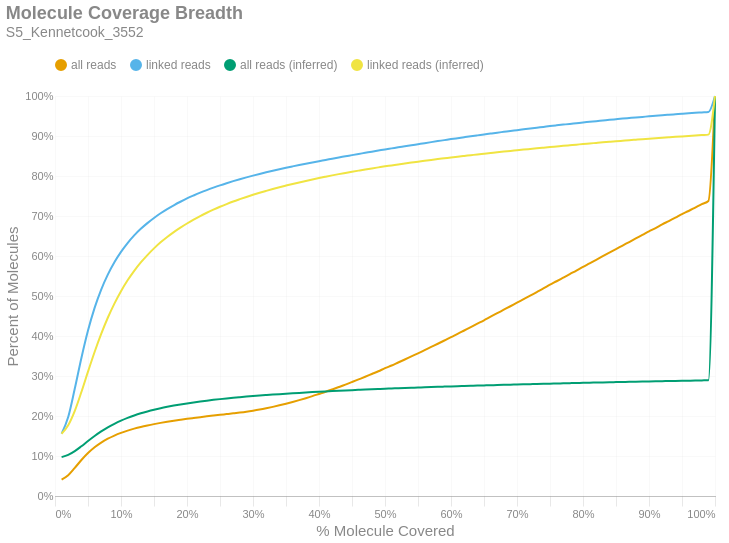

The notebook cell this image was saved under:
### Markdown cell above
### Molecule Read Coverage
This chart shows molecule coverage breadth as computed by the number of bases aligned to that molecule. In other words, "*how much of each unique long molecule is actually sequenced/aligned?*" Keep in mind there is a distinction between sequences and alignments, since some sequences belonging to a particular molecule may not align well and wouldn't appear in the alignment data. This chart also shows molecule coverage breadth as computed by the *inferred fragment* from which the aligned sequences originate. Unlike read coverage, this calculation takes into account the total insert size, including unsequenced gaps between the forward and reverse reads. Like the previous figures, these are cumulative percents.

### Code cell
if SKIPLR:
    print_html(f"Skipped")
else:
    binned_df = consolidated_hist(valids['coverage_bp'], mask, 0.01, True)
    binned_df_inf = consolidated_hist(valids['coverage_inserts'], mask, 0.01, True)
    binned_df = binned_df.with_columns(pl.lit(binned_df_inf['all reads (cumsum)']).alias('all reads (inferred)'))
    binned_df = binned_df.with_columns(pl.lit(binned_df_inf['linked reads (cumsum)']).alias('linked reads (inferred)'))
    binned_df = binned_df.with_columns(
        (pl.col('bin').cast(pl.Float64) + 0.01).alias('right_edge')
    )

    with SafeRender(binned_df):
        (
            density_plot(binned_df, 'Molecule Coverage Breadth', samplename, 'molcov', ['all reads (inferred)','linked reads (inferred)'])
            .encode(
                #x=alt.X('bin:Q', title="% Molecule Covered").axis(format = '%').scale(padding=0),
                x=alt.X('right_edge:Q', title="% Molecule Covered").axis(format='%').scale(padding=0),
                y=alt.Y('value:Q', title='Percent of Molecules')
                    .axis(format='%')
                    .stack(False)
                    .scale(domainMin=0, padding=0),
                color=alt.Color("key:N").scale(domain = ["all reads", "linked reads", "all reads (inferred)", "linked reads (inferred)"]),
                tooltip = [
                    alt.Tooltip("key:N", title = "Data Type"),
                    alt.Tooltip("range_label:N", title="% Molecule Covered"),
                    alt.Tooltip("value:Q", format = ".2%", title="% Molecules")
                ]
            )
        ).display()

### Figure 1 — Vega-Lite specification as saved in the notebook (floating-point values rounded to 4 significant figures)
{"width": "container", "height": 400, "config": {"title": {"anchor": "start", "dy": -15, "fontSize": 18, "color": "#888888", "subtitleColor": "#888888", "subtitleFontSize": 14}, "arc": {"fill": "#0072B2"}, "axis": {"domainColor": "#888888", "domainWidth": 0.5, "gridWidth": 0.2, "grid": false, "titleFontWeight": 400, "titleFontSize": 15, "labelFontSize": 11, "labelColor": "#888888", "tickColor": "#888888", "tickWidth": 0.2, "titleColor": "#888888"}, "axisBand": {"grid": false}, "axisX": {"grid": true, "tickSize": 10, "domainCap": "round"}, "axisY": {"domain": false, "grid": true, "tickSize": 0, "domainCap": "round"}, "background": "transparent", "header": {"labelFontSize": 15, "labelColor": "#888888", "titleFontSize": 15, "titleFontWeight": 600, "titleColor": "#888888"}, "legend": {"labelFont": "sans-serif", "labelFontSize": 12, "labelColor": "#888888", "symbolSize": 100, "symbolType": "circle", "titleFontSize": 12, "titlePadding": 10, "titleColor": "#888888", "title": null, "orient": "top"}, "range": {"category": ["#E69F00", "#56B4E9", "#009E73", "#F0E442", "#0072B2", "#D55E00", "#CC79A7", "#000000"], "diverging": ["#cfe8f3", "#a2d4ec", "#73bfe2", "#46abdb", "#1696d2", "#12719e"]}, "area": {"fill": "#0072B2", "fillOpacity": 0.7, "line": true, "strokeOpacity": 0.7}, "line": {"color": "#0072B2", "stroke": "#0072B2", "strokeWidth": 2}, "trail": {"color": "#0072B2", "stroke": "#0072B2", "strokeWidth": 0, "size": 1}, "point": {"filled": true, "fillOpacity": 1.0, "size": 95}, "text": {"color": "#888888", "fontSize": 11, "align": "right", "fontWeight": 400, "size": 11}, "bar": {"fill": "#0072B2", "stroke": null}, "view": {"stroke": null, "continuousWidth": 660, "continuousHeight": 400}}, "data": {"name": "data-53802821cccb9c518166cae0707a5c7e"}, "mark": {"type": "line", "interpolate": "monotone", "point": {"opacity": 0, "size": 275}}, "encoding": {"color": {"field": "key", "scale": {"domain": ["all reads", "linked reads", "all reads (inferred)", "linked reads (inferred)"]}, "type": "nominal"}, "tooltip": [{"field": "key", "title": "Data Type", "type": "nominal"}, {"field": "range_label", "title": "% Molecule Covered", "type": "nominal"}, {"field": "value", "format": ".2%", "title": "% Molecules", "type": "quantitative"}], "x": {"axis": {"format": "%"}, "field": "right_edge", "scale": {"padding": 0}, "title": "% Molecule Covered", "type": "quantitative"}, "y": {"axis": {"format": "%"}, "field": "value", "scale": {"domainMin": 0, "padding": 0}, "stack": false, "title": "Percent of Molecules", "type": "quantitative"}}, "params": [{"name": "param_c36ac31b6afebe62", "select": {"type": "point", "fields": ["key"]}, "bind": "legend"}], "title": {"text": "Molecule Coverage Breadth", "subtitle": "S5_Kennetcook_3552"}, "transform": [{"fold": ["all reads (cumsum)", "linked reads (cumsum)", "all reads (inferred)", "linked reads (inferred)"]}, {"calculate": "replace(datum.key, ' (cumsum)', '')", "as": "key"}, {"filter": {"param": "param_c36ac31b6afebe62"}}], "usermeta": {"embedOptions": {"downloadFileName": "S5_Kennetcook_3552.molcov"}}, "$schema": "https://vega.github.io/schema/vega-lite/v6.1.0.json", "datasets": {"data-53802821cccb9c518166cae0707a5c7e": [{"bin": "0.0", "interval": "0.0-0.01", "all reads": 0.04119, "linked reads": 0.156, "all reads (cumsum)": 0.04119, "linked reads (cumsum)": 0.156, "range_label": "0.0-0.01", "all reads (inferred)": 0.09727, "linked reads (inferred)": 0.1556, "right_edge": 0.01}, {"bin": "0.01", "interval": "0.01-0.02", "all reads": 0.01081, "linked reads": 0.04132, "all reads (cumsum)": 0.052, "linked reads (cumsum)": 0.1973, "range_label": "0.01-0.02", "all reads (inferred)": 0.1029, "linked reads (inferred)": 0.1767, "right_edge": 0.02}, {"bin": "0.02", "interval": "0.02-0.03", "all reads": 0.0183, "linked reads": 0.07127, "all reads (cumsum)": 0.0703, "linked reads (cumsum)": 0.2686, "range_label": "0.02-0.03", "all reads (inferred)": 0.1123, "linked reads (inferred)": 0.2127, "right_edge": 0.03}, {"bin": "0.03", "interval": "0.03-0.04", "all reads": 0.01961, "linked reads": 0.07662, "all reads (cumsum)": 0.08991, "linked reads (cumsum)": 0.3452, "range_label": "0.03-0.04", "all reads (inferred)": 0.1244, "linked reads (inferred)": 0.2599, "right_edge": 0.04}, {"bin": "0.04", "interval": "0.04-0.05", "all reads": 0.0175, "linked reads": 0.06856, "all reads (cumsum)": 0.1074, "linked reads (cumsum)": 0.4137, "range_label": "0.04-0.05", "all reads (inferred)": 0.1374, "linked reads (inferred)": 0.3109, "right_edge": 0.05}, {"bin": "0.05", "interval": "0.05-0.06", "all reads": 0.01445, "linked reads": 0.05654, "all reads (cumsum)": 0.1219, "linked reads (cumsum)": 0.4703, "range_label": "0.05-0.06", "all reads (inferred)": 0.1499, "linked reads (inferred)": 0.36, "right_edge": 0.06}, {"bin": "0.06", "interval": "0.06-0.07", "all reads": 0.01172, "linked reads": 0.04583, "all reads (cumsum)": 0.1336, "linked reads (cumsum)": 0.5161, "range_label": "0.06-0.07", "all reads (inferred)": 0.1614, "linked reads (inferred)": 0.4052, "right_edge": 0.07}, {"bin": "0.07", "interval": "0.07-0.08", "all reads": 0.009579, "linked reads": 0.03743, "all reads (cumsum)": 0.1432, "linked reads (cumsum)": 0.5535, "range_label": "0.07-0.08", "all reads (inferred)": 0.1716, "linked reads (inferred)": 0.4456, "right_edge": 0.08}, {"bin": "0.08", "interval": "0.08-0.09", "all reads": 0.00793, "linked reads": 0.03093, "all reads (cumsum)": 0.1511, "linked reads (cumsum)": 0.5845, "range_label": "0.08-0.09", "all reads (inferred)": 0.1806, "linked reads (inferred)": 0.481, "right_edge": 0.09}, {"bin": "0.09", "interval": "0.09-0.1", "all reads": 0.006668, "linked reads": 0.02591, "all reads (cumsum)": 0.1578, "linked reads (cumsum)": 0.6104, "range_label": "0.09-0.1", "all reads (inferred)": 0.1885, "linked reads (inferred)": 0.5121, "right_edge": 0.1}, {"bin": "0.1", "interval": "0.1-0.11", "all reads": 0.005655, "linked reads": 0.02195, "all reads (cumsum)": 0.1634, "linked reads (cumsum)": 0.6323, "range_label": "0.1-0.11", "all reads (inferred)": 0.1954, "linked reads (inferred)": 0.5392, "right_edge": 0.11}, {"bin": "0.11", "interval": "0.11-0.12", "all reads": 0.004934, "linked reads": 0.01909, "all reads (cumsum)": 0.1683, "linked reads (cumsum)": 0.6514, "range_label": "0.11-0.12", "all reads (inferred)": 0.2014, "linked reads (inferred)": 0.5628, "right_edge": 0.12}, {"bin": "0.12", "interval": "0.12-0.13", "all reads": 0.00427, "linked reads": 0.01648, "all reads (cumsum)": 0.1726, "linked reads (cumsum)": 0.6679, "range_label": "0.12-0.13", "all reads (inferred)": 0.2067, "linked reads (inferred)": 0.5838, "right_edge": 0.13}, {"bin": "0.13", "interval": "0.13-0.14", "all reads": 0.003726, "linked reads": 0.01431, "all reads (cumsum)": 0.1763, "linked reads (cumsum)": 0.6822, "range_label": "0.13-0.14", "all reads (inferred)": 0.2114, "linked reads (inferred)": 0.6023, "right_edge": 0.14}, {"bin": "0.14", "interval": "0.14-0.15", "all reads": 0.003388, "linked reads": 0.0129, "all reads (cumsum)": 0.1797, "linked reads (cumsum)": 0.6951, "range_label": "0.14-0.15", "all reads (inferred)": 0.2156, "linked reads (inferred)": 0.619, "right_edge": 0.15}, {"bin": "0.15", "interval": "0.15-0.16", "all reads": 0.003084, "linked reads": 0.01168, "all reads (cumsum)": 0.1828, "linked reads (cumsum)": 0.7068, "range_label": "0.15-0.16", "all reads (inferred)": 0.2195, "linked reads (inferred)": 0.6341, "right_edge": 0.16}, {"bin": "0.16", "interval": "0.16-0.17", "all reads": 0.002818, "linked reads": 0.01055, "all reads (cumsum)": 0.1856, "linked reads (cumsum)": 0.7173, "range_label": "0.16-0.17", "all reads (inferred)": 0.2229, "linked reads (inferred)": 0.6475, "right_edge": 0.17}, {"bin": "0.17", "interval": "0.17-0.18", "all reads": 0.00256, "linked reads": 0.009469, "all reads (cumsum)": 0.1882, "linked reads (cumsum)": 0.7268, "range_label": "0.17-0.18", "all reads (inferred)": 0.226, "linked reads (inferred)": 0.6598, "right_edge": 0.18}, {"bin": "0.18", "interval": "0.18-0.19", "all reads": 0.002423, "linked reads": 0.008795, "all reads (cumsum)": 0.1906, "linked reads (cumsum)": 0.7356, "range_label": "0.18-0.19", "all reads (inferred)": 0.2289, "linked reads (inferred)": 0.6709, "right_edge": 0.19}, {"bin": "0.19", "interval": "0.19-0.2", "all reads": 0.00233, "linked reads": 0.008294, "all reads (cumsum)": 0.1929, "linked reads (cumsum)": 0.7439, "range_label": "0.19-0.2", "all reads (inferred)": 0.2315, "linked reads (inferred)": 0.6812, "right_edge": 0.2}, {"bin": "0.2", "interval": "0.2-0.21", "all reads": 0.002127, "linked reads": 0.007413, "all reads (cumsum)": 0.1951, "linked reads (cumsum)": 0.7513, "range_label": "0.2-0.21", "all reads (inferred)": 0.2339, "linked reads (inferred)": 0.6909, "right_edge": 0.21}, {"bin": "0.21", "interval": "0.21-0.22", "all reads": 0.00207, "linked reads": 0.00702, "all reads (cumsum)": 0.1971, "linked reads (cumsum)": 0.7583, "range_label": "0.21-0.22", "all reads (inferred)": 0.2362, "linked reads (inferred)": 0.6999, "right_edge": 0.22}, {"bin": "0.22", "interval": "0.22-0.23", "all reads": 0.001984, "linked reads": 0.006495, "all reads (cumsum)": 0.1991, "linked reads (cumsum)": 0.7648, "range_label": "0.22-0.23", "all reads (inferred)": 0.2384, "linked reads (inferred)": 0.7082, "right_edge": 0.23}, {"bin": "0.23", "interval": "0.23-0.24", "all reads": 0.001907, "linked reads": 0.00607, "all reads (cumsum)": 0.201, "linked reads (cumsum)": 0.7709, "range_label": "0.23-0.24", "all reads (inferred)": 0.2403, "linked reads (inferred)": 0.7159, "right_edge": 0.24}, {"bin": "0.24", "interval": "0.24-0.25", "all reads": 0.001873, "linked reads": 0.005767, "all reads (cumsum)": 0.2029, "linked reads (cumsum)": 0.7767, "range_label": "0.24-0.25", "all reads (inferred)": 0.2422, "linked reads (inferred)": 0.7231, "right_edge": 0.25}, {"bin": "0.25", "interval": "0.25-0.26", "all reads": 0.001833, "linked reads": 0.005401, "all reads (cumsum)": 0.2047, "linked reads (cumsum)": 0.7821, "range_label": "0.25-0.26", "all reads (inferred)": 0.2439, "linked reads (inferred)": 0.7299, "right_edge": 0.26}, {"bin": "0.26", "interval": "0.26-0.27", "all reads": 0.001848, "linked reads": 0.005136, "all reads (cumsum)": 0.2066, "linked reads (cumsum)": 0.7872, "range_label": "0.26-0.27", "all reads (inferred)": 0.2455, "linked reads (inferred)": 0.7362, "right_edge": 0.27}, {"bin": "0.27", "interval": "0.27-0.28", "all reads": 0.001921, "linked reads": 0.004812, "all reads (cumsum)": 0.2085, "linked reads (cumsum)": 0.792, "range_label": "0.27-0.28", "all reads (inferred)": 0.247, "linked reads (inferred)": 0.7421, "right_edge": 0.28}, {"bin": "0.28", "interval": "0.28-0.29", "all reads": 0.002152, "linked reads": 0.004643, "all reads (cumsum)": 0.2107, "linked reads (cumsum)": 0.7966, "range_label": "0.28-0.29", "all reads (inferred)": 0.2485, "linked reads (inferred)": 0.7477, "right_edge": 0.29}, {"bin": "0.29", "interval": "0.29-0.3", "all reads": 0.002541, "linked reads": 0.004353, "all reads (cumsum)": 0.2132, "linked reads (cumsum)": 0.801, "range_label": "0.29-0.3", "all reads (inferred)": 0.2498, "linked reads (inferred)": 0.753, "right_edge": 0.3}, {"bin": "0.3", "interval": "0.3-0.31", "all reads": 0.002855, "linked reads": 0.004197, "all reads (cumsum)": 0.2161, "linked reads (cumsum)": 0.8052, "range_label": "0.3-0.31", "all reads (inferred)": 0.2511, "linked reads (inferred)": 0.7581, "right_edge": 0.31}, {"bin": "0.31", "interval": "0.31-0.32", "all reads": 0.003233, "linked reads": 0.00411, "all reads (cumsum)": 0.2193, "linked reads (cumsum)": 0.8093, "range_label": "0.31-0.32", "all reads (inferred)": 0.2524, "linked reads (inferred)": 0.7628, "right_edge": 0.32}, {"bin": "0.32", "interval": "0.32-0.33", "all reads": 0.003537, "linked reads": 0.003956, "all reads (cumsum)": 0.2228, "linked reads (cumsum)": 0.8133, "range_label": "0.32-0.33", "all reads (inferred)": 0.2535, "linked reads (inferred)": 0.7675, "right_edge": 0.33}, {"bin": "0.33", "interval": "0.33-0.34", "all reads": 0.003817, "linked reads": 0.003793, "all reads (cumsum)": 0.2266, "linked reads (cumsum)": 0.8171, "range_label": "0.33-0.34", "all reads (inferred)": 0.2547, "linked reads (inferred)": 0.7719, "right_edge": 0.34}, {"bin": "0.34", "interval": "0.34-0.35", "all reads": 0.004116, "linked reads": 0.003592, "all reads (cumsum)": 0.2308, "linked reads (cumsum)": 0.8207, "range_label": "0.34-0.35", "all reads (inferred)": 0.2557, "linked reads (inferred)": 0.776, "right_edge": 0.35}, {"bin": "0.35", "interval": "0.35-0.36", "all reads": 0.004375, "linked reads": 0.003432, "all reads (cumsum)": 0.2351, "linked reads (cumsum)": 0.8241, "range_label": "0.35-0.36", "all reads (inferred)": 0.2568, "linked reads (inferred)": 0.7801, "right_edge": 0.36}, {"bin": "0.36", "interval": "0.36-0.37", "all reads": 0.004578, "linked reads": 0.003355, "all reads (cumsum)": 0.2397, "linked reads (cumsum)": 0.8274, "range_label": "0.36-0.37", "all reads (inferred)": 0.2578, "linked reads (inferred)": 0.784, "right_edge": 0.37}, {"bin": "0.37", "interval": "0.37-0.38", "all reads": 0.004854, "linked reads": 0.003312, "all reads (cumsum)": 0.2446, "linked reads (cumsum)": 0.8307, "range_label": "0.37-0.38", "all reads (inferred)": 0.2588, "linked reads (inferred)": 0.7877, "right_edge": 0.38}, {"bin": "0.38", "interval": "0.38-0.39", "all reads": 0.005105, "linked reads": 0.003162, "all reads (cumsum)": 0.2497, "linked reads (cumsum)": 0.8339, "range_label": "0.38-0.39", "all reads (inferred)": 0.2597, "linked reads (inferred)": 0.7914, "right_edge": 0.39}, {"bin": "0.39", "interval": "0.39-0.4", "all reads": 0.005437, "linked reads": 0.003208, "all reads (cumsum)": 0.2551, "linked reads (cumsum)": 0.8371, "range_label": "0.39-0.4", "all reads (inferred)": 0.2606, "linked reads (inferred)": 0.7949, "right_edge": 0.4}, {"bin": "0.4", "interval": "0.4-0.41", "all reads": 0.005454, "linked reads": 0.003023, "all reads (cumsum)": 0.2606, "linked reads (cumsum)": 0.8401, "range_label": "0.4-0.41", "all reads (inferred)": 0.2615, "linked reads (inferred)": 0.7983, "right_edge": 0.41}, {"bin": "0.41", "interval": "0.41-0.42", "all reads": 0.005812, "linked reads": 0.003166, "all reads (cumsum)": 0.2664, "linked reads (cumsum)": 0.8433, "range_label": "0.41-0.42", "all reads (inferred)": 0.2623, "linked reads (inferred)": 0.8015, "right_edge": 0.42}, {"bin": "0.42", "interval": "0.42-0.43", "all reads": 0.005979, "linked reads": 0.003023, "all reads (cumsum)": 0.2724, "linked reads (cumsum)": 0.8463, "range_label": "0.42-0.43", "all reads (inferred)": 0.2631, "linked reads (inferred)": 0.8047, "right_edge": 0.43}, {"bin": "0.43", "interval": "0.43-0.44", "all reads": 0.006099, "linked reads": 0.002877, "all reads (cumsum)": 0.2785, "linked reads (cumsum)": 0.8492, "range_label": "0.43-0.44", "all reads (inferred)": 0.2639, "linked reads (inferred)": 0.8076, "right_edge": 0.44}, {"bin": "0.44", "interval": "0.44-0.45", "all reads": 0.006436, "linked reads": 0.002979, "all reads (cumsum)": 0.2849, "linked reads (cumsum)": 0.8522, "range_label": "0.44-0.45", "all reads (inferred)": 0.2647, "linked reads (inferred)": 0.8106, "right_edge": 0.45}, {"bin": "0.45", "interval": "0.45-0.46", "all reads": 0.00659, "linked reads": 0.002918, "all reads (cumsum)": 0.2915, "linked reads (cumsum)": 0.8551, "range_label": "0.45-0.46", "all reads (inferred)": 0.2654, "linked reads (inferred)": 0.8134, "right_edge": 0.46}, {"bin": "0.46", "interval": "0.46-0.47", "all reads": 0.006606, "linked reads": 0.002836, "all reads (cumsum)": 0.2981, "linked reads (cumsum)": 0.8579, "range_label": "0.46-0.47", "all reads (inferred)": 0.2661, "linked reads (inferred)": 0.8162, "right_edge": 0.47}, {"bin": "0.47", "interval": "0.47-0.48", "all reads": 0.006941, "linked reads": 0.002905, "all reads (cumsum)": 0.305, "linked reads (cumsum)": 0.8608, "range_label": "0.47-0.48", "all reads (inferred)": 0.2668, "linked reads (inferred)": 0.819, "right_edge": 0.48}, {"bin": "0.48", "interval": "0.48-0.49", "all reads": 0.006813, "linked reads": 0.00276, "all reads (cumsum)": 0.3118, "linked reads (cumsum)": 0.8636, "range_label": "0.48-0.49", "all reads (inferred)": 0.2675, "linked reads (inferred)": 0.8216, "right_edge": 0.49}, {"bin": "0.49", "interval": "0.49-0.5", "all reads": 0.007673, "linked reads": 0.002807, "all reads (cumsum)": 0.3195, "linked reads (cumsum)": 0.8664, "range_label": "0.49-0.5", "all reads (inferred)": 0.2682, "linked reads (inferred)": 0.8241, "right_edge": 0.5}, {"bin": "0.5", "interval": "0.5-0.51", "all reads": 0.006717, "linked reads": 0.002631, "all reads (cumsum)": 0.3262, "linked reads (cumsum)": 0.869, "range_label": "0.5-0.51", "all reads (inferred)": 0.2688, "linked reads (inferred)": 0.8265, "right_edge": 0.51}, {"bin": "0.51", "interval": "0.51-0.52", "all reads": 0.007579, "linked reads": 0.002648, "all reads (cumsum)": 0.3338, "linked reads (cumsum)": 0.8717, "range_label": "0.51-0.52", "all reads (inferred)": 0.2695, "linked reads (inferred)": 0.829, "right_edge": 0.52}, {"bin": "0.52", "interval": "0.52-0.53", "all reads": 0.007488, "linked reads": 0.002603, "all reads (cumsum)": 0.3413, "linked reads (cumsum)": 0.8743, "range_label": "0.52-0.53", "all reads (inferred)": 0.2701, "linked reads (inferred)": 0.8313, "right_edge": 0.53}, {"bin": "0.53", "interval": "0.53-0.54", "all reads": 0.007748, "linked reads": 0.002627, "all reads (cumsum)": 0.349, "linked reads (cumsum)": 0.8769, "range_label": "0.53-0.54", "all reads (inferred)": 0.2706, "linked reads (inferred)": 0.8335, "right_edge": 0.54}, {"bin": "0.54", "interval": "0.54-0.55", "all reads": 0.007673, "linked reads": 0.002606, "all reads (cumsum)": 0.3567, "linked reads (cumsum)": 0.8795, "range_label": "0.54-0.55", "all reads (inferred)": 0.2712, "linked reads (inferred)": 0.8357, "right_edge": 0.55}, {"bin": "0.55", "interval": "0.55-0.56", "all reads": 0.007968, "linked reads": 0.002616, "all reads (cumsum)": 0.3647, "linked reads (cumsum)": 0.8821, "range_label": "0.55-0.56", "all reads (inferred)": 0.2718, "linked reads (inferred)": 0.838, "right_edge": 0.56}, {"bin": "0.56", "interval": "0.56-0.57", "all reads": 0.008006, "linked reads": 0.002557, "all reads (cumsum)": 0.3727, "linked reads (cumsum)": 0.8847, "range_label": "0.56-0.57", "all reads (inferred)": 0.2724, "linked reads (inferred)": 0.8402, "right_edge": 0.57}, {"bin": "0.57", "interval": "0.57-0.58", "all reads": 0.007954, "linked reads": 0.002515, "all reads (cumsum)": 0.3806, "linked reads (cumsum)": 0.8872, "range_label": "0.57-0.58", "all reads (inferred)": 0.2729, "linked reads (inferred)": 0.8422, "right_edge": 0.58}, {"bin": "0.58", "interval": "0.58-0.59", "all reads": 0.008127, "linked reads": 0.002492, "all reads (cumsum)": 0.3888, "linked reads (cumsum)": 0.8897, "range_label": "0.58-0.59", "all reads (inferred)": 0.2735, "linked reads (inferred)": 0.8443, "right_edge": 0.59}, {"bin": "0.59", "interval": "0.59-0.6", "all reads": 0.008413, "linked reads": 0.002527, "all reads (cumsum)": 0.3972, "linked reads (cumsum)": 0.8922, "range_label": "0.59-0.6", "all reads (inferred)": 0.274, "linked reads (inferred)": 0.8463, "right_edge": 0.6}, {"bin": "0.6", "interval": "0.6-0.61", "all reads": 0.008052, "linked reads": 0.002372, "all reads (cumsum)": 0.4052, "linked reads (cumsum)": 0.8946, "range_label": "0.6-0.61", "all reads (inferred)": 0.2745, "linked reads (inferred)": 0.8483, "right_edge": 0.61}, {"bin": "0.61", "interval": "0.61-0.62", "all reads": 0.008489, "linked reads": 0.002339, "all reads (cumsum)": 0.4137, "linked reads (cumsum)": 0.8969, "range_label": "0.61-0.62", "all reads (inferred)": 0.275, "linked reads (inferred)": 0.8501, "right_edge": 0.62}, {"bin": "0.62", "interval": "0.62-0.63", "all reads": 0.008462, "linked reads": 0.002323, "all reads (cumsum)": 0.4222, "linked reads (cumsum)": 0.8993, "range_label": "0.62-0.63", "all reads (inferred)": 0.2755, "linked reads (inferred)": 0.852, "right_edge": 0.63}, {"bin": "0.63", "interval": "0.63-0.64", "all reads": 0.00858, "linked reads": 0.002282, "all reads (cumsum)": 0.4308, "linked reads (cumsum)": 0.9016, "range_label": "0.63-0.64", "all reads (inferred)": 0.276, "linked reads (inferred)": 0.8539, "right_edge": 0.64}, {"bin": "0.64", "interval": "0.64-0.65", "all reads": 0.008532, "linked reads": 0.002268, "all reads (cumsum)": 0.4393, "linked reads (cumsum)": 0.9038, "range_label": "0.64-0.65", "all reads (inferred)": 0.2765, "linked reads (inferred)": 0.8557, "right_edge": 0.65}, {"bin": "0.65", "interval": "0.65-0.66", "all reads": 0.008955, "linked reads": 0.002297, "all reads (cumsum)": 0.4483, "linked reads (cumsum)": 0.9061, "range_label": "0.65-0.66", "all reads (inferred)": 0.277, "linked reads (inferred)": 0.8575, "right_edge": 0.66}, {"bin": "0.66", "interval": "0.66-0.67", "all reads": 0.008666, "linked reads": 0.002246, "all reads (cumsum)": 0.4569, "linked reads (cumsum)": 0.9084, "range_label": "0.66-0.67", "all reads (inferred)": 0.2774, "linked reads (inferred)": 0.8593, "right_edge": 0.67}, {"bin": "0.67", "interval": "0.67-0.68", "all reads": 0.00878, "linked reads": 0.002094, "all reads (cumsum)": 0.4657, "linked reads (cumsum)": 0.9105, "range_label": "0.67-0.68", "all reads (inferred)": 0.2779, "linked reads (inferred)": 0.861, "right_edge": 0.68}, {"bin": "0.68", "interval": "0.68-0.69", "all reads": 0.008652, "linked reads": 0.002114, "all reads (cumsum)": 0.4744, "linked reads (cumsum)": 0.9126, "range_label": "0.68-0.69", "all reads (inferred)": 0.2783, "linked reads (inferred)": 0.8627, "right_edge": 0.69}, {"bin": "0.69", "interval": "0.69-0.7", "all reads": 0.008958, "linked reads": 0.002069, "all reads (cumsum)": 0.4833, "linked reads (cumsum)": 0.9146, "range_label": "0.69-0.7", "all reads (inferred)": 0.2788, "linked reads (inferred)": 0.8644, "right_edge": 0.7}, {"bin": "0.7", "interval": "0.7-0.71", "all reads": 0.00876, "linked reads": 0.002098, "all reads (cumsum)": 0.4921, "linked reads (cumsum)": 0.9167, "range_label": "0.7-0.71", "all reads (inferred)": 0.2792, "linked reads (inferred)": 0.8661, "right_edge": 0.71}, {"bin": "0.71", "interval": "0.71-0.72", "all reads": 0.008894, "linked reads": 0.002059, "all reads (cumsum)": 0.501, "linked reads (cumsum)": 0.9188, "range_label": "0.71-0.72", "all reads (inferred)": 0.2796, "linked reads (inferred)": 0.8677, "right_edge": 0.72}, {"bin": "0.72", "interval": "0.72-0.73", "all reads": 0.008971, "linked reads": 0.002004, "all reads (cumsum)": 0.5099, "linked reads (cumsum)": 0.9208, "range_label": "0.72-0.73", "all reads (inferred)": 0.2801, "linked reads (inferred)": 0.8693, "right_edge": 0.73}, {"bin": "0.73", "interval": "0.73-0.74", "all reads": 0.008823, "linked reads": 0.00196, "all reads (cumsum)": 0.5188, "linked reads (cumsum)": 0.9228, "range_label": "0.73-0.74", "all reads (inferred)": 0.2805, "linked reads (inferred)": 0.8708, "right_edge": 0.74}, {"bin": "0.74", "interval": "0.74-0.75", "all reads": 0.009383, "linked reads": 0.00201, "all reads (cumsum)": 0.5281, "linked reads (cumsum)": 0.9248, "range_label": "0.74-0.75", "all reads (inferred)": 0.2809, "linked reads (inferred)": 0.8724, "right_edge": 0.75}, {"bin": "0.75", "interval": "0.75-0.76", "all reads": 0.008726, "linked reads": 0.001871, "all reads (cumsum)": 0.5369, "linked reads (cumsum)": 0.9266, "range_label": "0.75-0.76", "all reads (inferred)": 0.2813, "linked reads (inferred)": 0.8739, "right_edge": 0.76}, {"bin": "0.76", "interval": "0.76-0.77", "all reads": 0.008979, "linked reads": 0.001817, "all reads (cumsum)": 0.5458, "linked reads (cumsum)": 0.9285, "range_label": "0.76-0.77", "all reads (inferred)": 0.2817, "linked reads (inferred)": 0.8755, "right_edge": 0.77}, {"bin": "0.77", "interval": "0.77-0.78", "all reads": 0.008934, "linked reads": 0.001817, "all reads (cumsum)": 0.5548, "linked reads (cumsum)": 0.9303, "range_label": "0.77-0.78", "all reads (inferred)": 0.2821, "linked reads (inferred)": 0.8769, "right_edge": 0.78}, {"bin": "0.78", "interval": "0.78-0.79", "all reads": 0.008838, "linked reads": 0.001751, "all reads (cumsum)": 0.5636, "linked reads (cumsum)": 0.932, "range_label": "0.78-0.79", "all reads (inferred)": 0.2825, "linked reads (inferred)": 0.8784, "right_edge": 0.79}, {"bin": "0.79", "interval": "0.79-0.8", "all reads": 0.00933, "linked reads": 0.001787, "all reads (cumsum)": 0.5729, "linked reads (cumsum)": 0.9338, "range_label": "0.79-0.8", "all reads (inferred)": 0.2829, "linked reads (inferred)": 0.8799, "right_edge": 0.8}, {"bin": "0.8", "interval": "0.8-0.81", "all reads": 0.008609, "linked reads": 0.00163, "all reads (cumsum)": 0.5816, "linked reads (cumsum)": 0.9354, "range_label": "0.8-0.81", "all reads (inferred)": 0.2833, "linked reads (inferred)": 0.8813, "right_edge": 0.81}, {"bin": "0.81", "interval": "0.81-0.82", "all reads": 0.008851, "linked reads": 0.00171, "all reads (cumsum)": 0.5904, "linked reads (cumsum)": 0.9372, "range_label": "0.81-0.82", "all reads (inferred)": 0.2837, "linked reads (inferred)": 0.8827, "right_edge": 0.82}, {"bin": "0.82", "interval": "0.82-0.83", "all reads": 0.009036, "linked reads": 0.001601, "all reads (cumsum)": 0.5994, "linked reads (cumsum)": 0.9388, "range_label": "0.82-0.83", "all reads (inferred)": 0.284, "linked reads (inferred)": 0.8842, "right_edge": 0.83}, {"bin": "0.83", "interval": "0.83-0.84", "all reads": 0.008897, "linked reads": 0.001652, "all reads (cumsum)": 0.6083, "linked reads (cumsum)": 0.9404, "range_label": "0.83-0.84", "all reads (inferred)": 0.2844, "linked reads (inferred)": 0.8855, "right_edge": 0.84}, {"bin": "0.84", "interval": "0.84-0.85", "all reads": 0.008837, "linked reads": 0.001544, "all reads (cumsum)": 0.6172, "linked reads (cumsum)": 0.9419, "range_label": "0.84-0.85", "all reads (inferred)": 0.2848, "linked reads (inferred)": 0.8869, "right_edge": 0.85}, {"bin": "0.85", "interval": "0.85-0.86", "all reads": 0.009002, "linked reads": 0.001534, "all reads (cumsum)": 0.6262, "linked reads (cumsum)": 0.9435, "range_label": "0.85-0.86", "all reads (inferred)": 0.2851, "linked reads (inferred)": 0.8882, "right_edge": 0.86}, {"bin": "0.86", "interval": "0.86-0.87", "all reads": 0.008751, "linked reads": 0.001465, "all reads (cumsum)": 0.6349, "linked reads (cumsum)": 0.9449, "range_label": "0.86-0.87", "all reads (inferred)": 0.2855, "linked reads (inferred)": 0.8895, "right_edge": 0.87}, {"bin": "0.87", "interval": "0.87-0.88", "all reads": 0.008971, "linked reads": 0.001462, "all reads (cumsum)": 0.6439, "linked reads (cumsum)": 0.9464, "range_label": "0.87-0.88", "all reads (inferred)": 0.2858, "linked reads (inferred)": 0.8908, "right_edge": 0.88}, {"bin": "0.88", "interval": "0.88-0.89", "all reads": 0.008666, "linked reads": 0.001345, "all reads (cumsum)": 0.6526, "linked reads (cumsum)": 0.9478, "range_label": "0.88-0.89", "all reads (inferred)": 0.2861, "linked reads (inferred)": 0.892, "right_edge": 0.89}, {"bin": "0.89", "interval": "0.89-0.9", "all reads": 0.008887, "linked reads": 0.001464, "all reads (cumsum)": 0.6615, "linked reads (cumsum)": 0.9492, "range_label": "0.89-0.9", "all reads (inferred)": 0.2865, "linked reads (inferred)": 0.8932, "right_edge": 0.9}, {"bin": "0.9", "interval": "0.9-0.91", "all reads": 0.008323, "linked reads": 0.001273, "all reads (cumsum)": 0.6698, "linked reads (cumsum)": 0.9505, "range_label": "0.9-0.91", "all reads (inferred)": 0.2868, "linked reads (inferred)": 0.8944, "right_edge": 0.91}, {"bin": "0.91", "interval": "0.91-0.92", "all reads": 0.009477, "linked reads": 0.001361, "all reads (cumsum)": 0.6793, "linked reads (cumsum)": 0.9519, "range_label": "0.91-0.92", "all reads (inferred)": 0.2871, "linked reads (inferred)": 0.8955, "right_edge": 0.92}, {"bin": "0.92", "interval": "0.92-0.93", "all reads": 0.007831, "linked reads": 0.001265, "all reads (cumsum)": 0.6871, "linked reads (cumsum)": 0.9531, "range_label": "0.92-0.93", "all reads (inferred)": 0.2874, "linked reads (inferred)": 0.8967, "right_edge": 0.93}, {"bin": "0.93", "interval": "0.93-0.94", "all reads": 0.008593, "linked reads": 0.00124, "all reads (cumsum)": 0.6957, "linked reads (cumsum)": 0.9544, "range_label": "0.93-0.94", "all reads (inferred)": 0.2877, "linked reads (inferred)": 0.8978, "right_edge": 0.94}, {"bin": "0.94", "interval": "0.94-0.95", "all reads": 0.009201, "linked reads": 0.001239, "all reads (cumsum)": 0.7049, "linked reads (cumsum)": 0.9556, "range_label": "0.94-0.95", "all reads (inferred)": 0.288, "linked reads (inferred)": 0.8989, "right_edge": 0.95}, {"bin": "0.95", "interval": "0.95-0.96", "all reads": 0.007576, "linked reads": 0.001211, "all reads (cumsum)": 0.7125, "linked reads (cumsum)": 0.9568, "range_label": "0.95-0.96", "all reads (inferred)": 0.2883, "linked reads (inferred)": 0.9, "right_edge": 0.96}, {"bin": "0.96", "interval": "0.96-0.97", "all reads": 0.008703, "linked reads": 0.001138, "all reads (cumsum)": 0.7212, "linked reads (cumsum)": 0.9579, "range_label": "0.96-0.97", "all reads (inferred)": 0.2887, "linked reads (inferred)": 0.9011, "right_edge": 0.97}, {"bin": "0.97", "interval": "0.97-0.98", "all reads": 0.008701, "linked reads": 0.001091, "all reads (cumsum)": 0.7299, "linked reads (cumsum)": 0.959, "range_label": "0.97-0.98", "all reads (inferred)": 0.289, "linked reads (inferred)": 0.9023, "right_edge": 0.98}, {"bin": "0.98", "interval": "0.98-0.99", "all reads": 0.007809, "linked reads": 0.001105, "all reads (cumsum)": 0.7377, "linked reads (cumsum)": 0.9601, "range_label": "0.98-0.99", "all reads (inferred)": 0.2894, "linked reads (inferred)": 0.9034, "right_edge": 0.99}, {"bin": "0.99", "interval": "0.99-1.0", "all reads": 0.2623, "linked reads": 0.03986, "all reads (cumsum)": 1.0, "linked reads (cumsum)": 1.0, "range_label": "0.99-1.0", "all reads (inferred)": 1.0, "linked reads (inferred)": 1.0, "right_edge": 1.0}]}}
